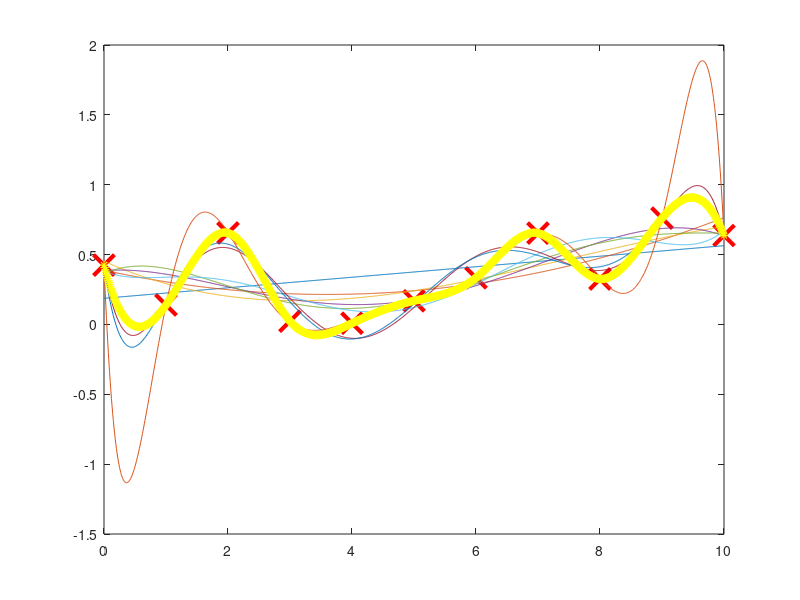
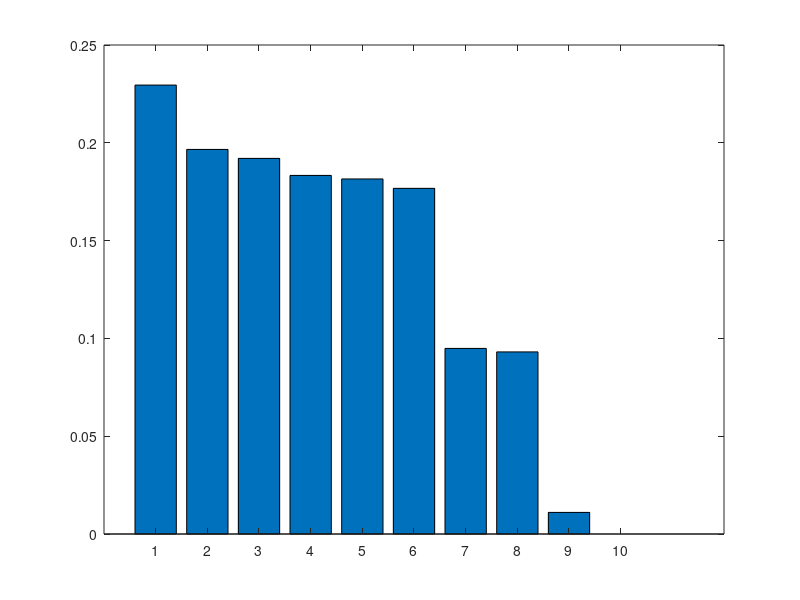

Source code (MATLAB) for these figures, in order:
%Napisz skrypt, który...
%― dla 11 równo rozłożonych punktów z przedziału od 0-10 losuje wartości (zgodnie z rozkładem jednostajnym) z przedziału 0-1;
%― aproksymuje wielomian (kolejno od 1 do 9 stopnia) dla wylosowanych punktów;
%― oblicza wartość pierwiastka błędu średniokwadratowego (RMSE, pierwiastka z MSE)dla każdego dopasowania;
%― poczym wykorzystuje do aproksymacji również splajny.
%― rysuje wszystkie kolejne aproksymacje w jednym oknie oraz na osobnym wykresie błąd w postacisekwencji słupków.

close all
clear all
clc
x=linspace(0,10,11);
y=rand(size(x));
plot(x,y,'rx','MarkerSize',15,'LineWidth',3);
hold on
e=zeros(1,10);
k=zeros(1,10);
X=linspace(0,10,1000);
for i=1:9
	p=polyfit(x,y,i);
	yw=polyval(p,x);
	e(i)=sqrt(sum((y-yw).^2)/length(x));
	Y=polyval(p,X);
	plot(X,Y);
end
k_sp=0;
sp=spline(x,y);
Y_sp=ppval(sp,X);
figure(1)
plot(X,Y_sp,'y*')
figure
bar(1:10,e)